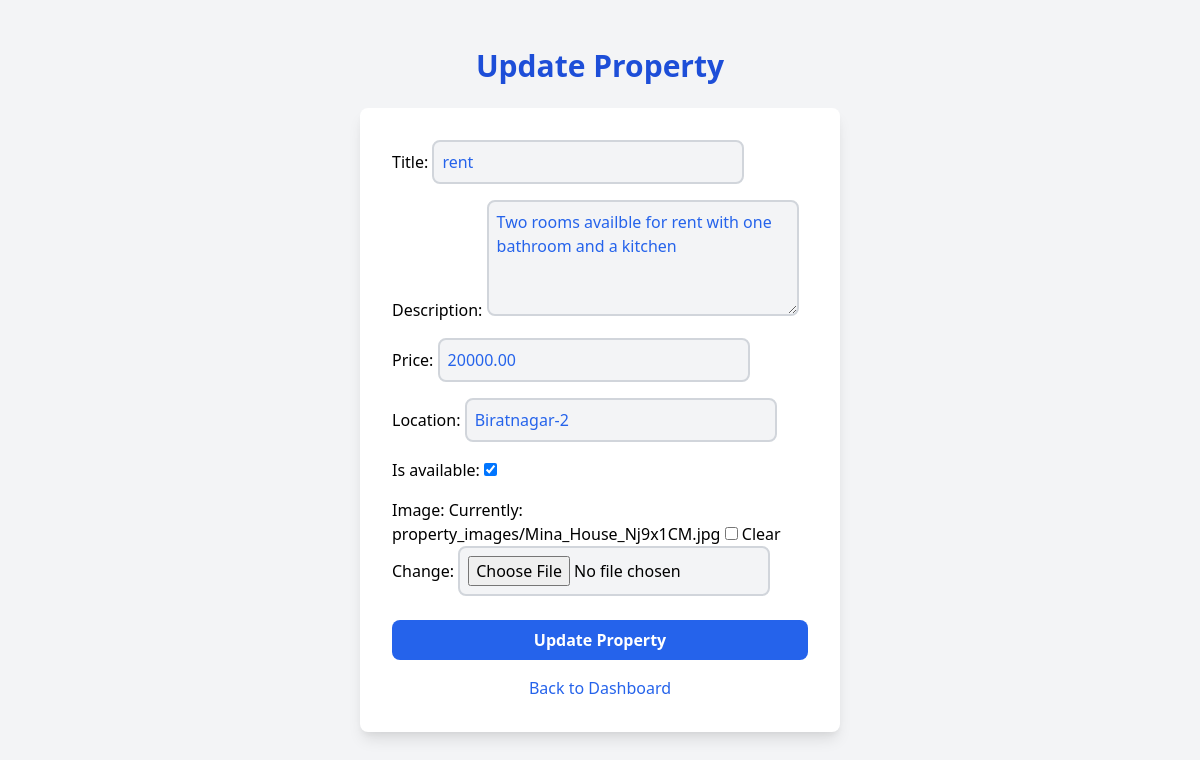
/update/rent-rooms/ (signed in), run on the app's committed database.
### app/models.py (models this page shows, shortened)
class Property(models.Model):
    seller = models.ForeignKey(User, on_delete=models.CASCADE, related_name='properties',default=True)
    title = models.CharField(max_length=255)
    description = models.TextField()
    price = models.DecimalField(max_digits=10, decimal_places=2)
    location = models.CharField(max_length=255)
    approval_status = models.CharField(
        max_length=10,
        choices=[('approved', 'Approved'), ('rejected', 'Rejected'), ('pending', 'Pending')],
        default='pending'
    )
    is_available = models.BooleanField(default=True)
    is_booked = models.BooleanField(default=False)
    image = models.ImageField(upload_to='property_images/', blank=True, null=True)
    slug = models.SlugField(unique=True, blank=True)  # Unique slug for the property

### app/views.py (the view)
# urls.py: path('update/<slug:slug>/', update_property, name='update_property'),
@login_required
def update_property(request, slug):
    property = Property.objects.get(slug=slug)
    if request.method == "POST":
        form = PropertyForm(request.POST, instance=property)
        if form.is_valid():
            updated_property = form.save(commit=False)
            updated_property.seller = request.user
            is_available = request.POST.get('is_available')
            updated_property.is_available = True if is_available == "on" else False
            updated_property.save()
            return redirect('allproperties')  # Redirect to the seller dashboard
    else:
        form = PropertyForm(instance=property)
    context = {
        'form': form,
        'property':property
    }
    return render(request, 'update_property.html', context)

### app/templates/update_property.html (shortened to what this page needs)
<!DOCTYPE html>
<html lang="en">
<head>
    <link href="https://cdn.jsdelivr.net/npm/tailwindcss@2.2.19/dist/tailwind.min.css" rel="stylesheet">
</head>
<body class="bg-gray-100 font-sans">
    <div class="container mx-auto px-4 py-12 max-w-lg">
        <h2 class="text-3xl font-bold text-center text-blue-700 mb-6">Update Property</h2>
        <div class="bg-white p-8 rounded-lg shadow-lg">
            <form method="post">
                <div class="space-y-4">
                    {{ form.as_p }}
                </div>
                <button type="submit" class="w-full bg-blue-600 text-white py-2 px-4 rounded-lg font-semibold hover:bg-blue-700 transition duration-300 mt-6">
                    Update Property
                </button>
            </form>
            <div class="text-center mt-4">
                <a href="{%url 'home'%}" class="text-blue-600 hover:text-blue-800 font-medium transition duration-300">
                    Back to Dashboard
                </a>
            </div>
        </div>
    </div>
</body>
</html>

### data on the page
Property: title "rent", description "Two rooms availble for rent with one bathroom and a kitchen", price "20000.00", location "Biratnagar-2", is_available "☑"
